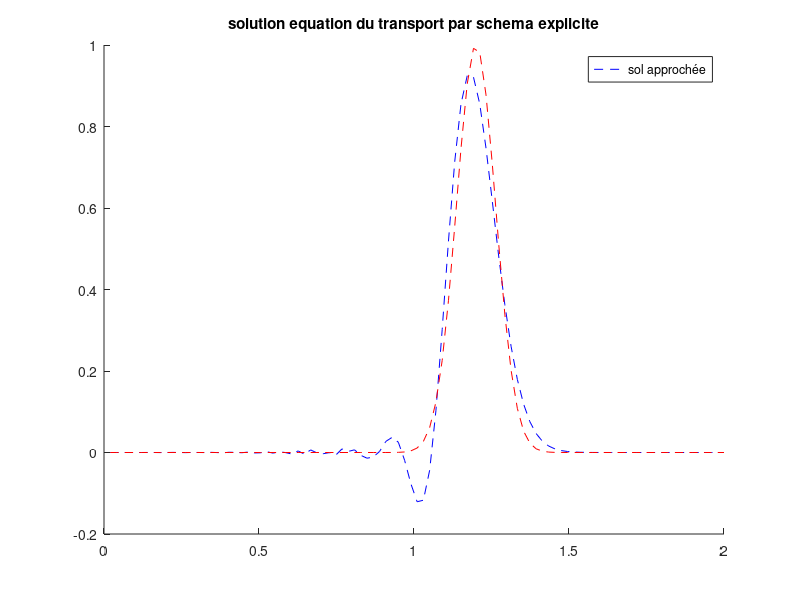

This chart was generated by the following MATLAB code:
clear all;
a = 0;
b = 2;%%
T = 1.;
M = 99;
k = 0.01;
h=(b-a)/M;
ksurh = k/h;
N=T/k;  
beta=1.;
x= a + (1:M)*h;
u0 = exp(-5*((5*x-1).^2));
uan = exp(-5*((5*(x-beta*T)-1).^2));
% On veut u1,m pour pouvoir démarrer le schéma, ainsi, avec u0 et u1, cela,
% on pourra travailler sur le pas de temps d'ordre 2. 
%  On utilise le schéma de courant
    u1(1) = (1 - k*beta/h)*u0(1);
    for j=2:M;    
        u1(j) = (1 - k*beta/h)*u0(j) +(k*beta/h)*u0(j-1);
    end
% On a maitenant u1(M) dans u1.
uolder = u0;
uold = u1;
for i=1:N;
    unew(1) = uolder(1) - (k*beta/h)*uold(2);
    for j=2:M-1;    
         unew(j) =  uolder(j) -(k*beta/h)*(uold(j+1) - uold(j-1));
    end
    % on approche unew(M+1) selon le schéma de courant
    unew(M) = (1 - k*beta/h)*uold(M) +(k*beta/h)*uold(M-1);
      hold on	
uolder = uold;
uold = unew;
un=unew;
%plot(x, un, '--b');
end
plot(x, un, '--b',x,uan,'--r');
legend('sol approchée');
title('solution equation du transport par schema explicite');
hold off